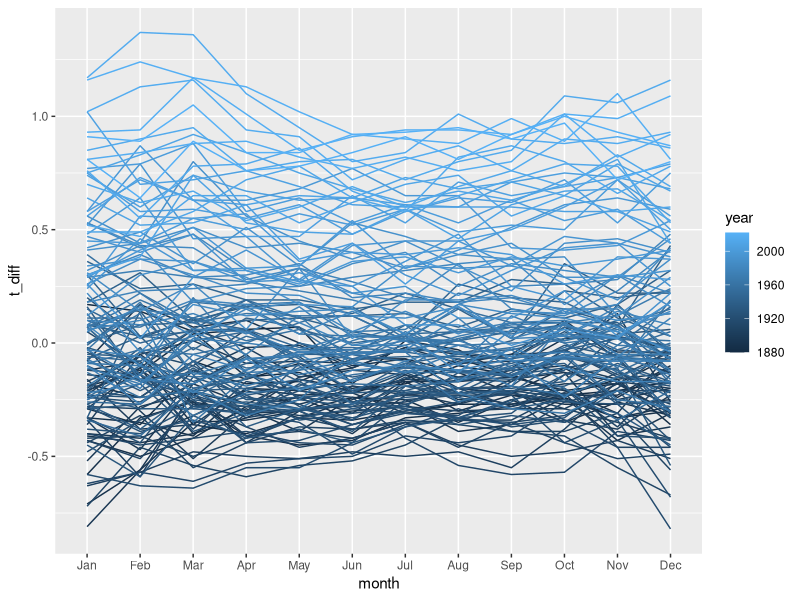
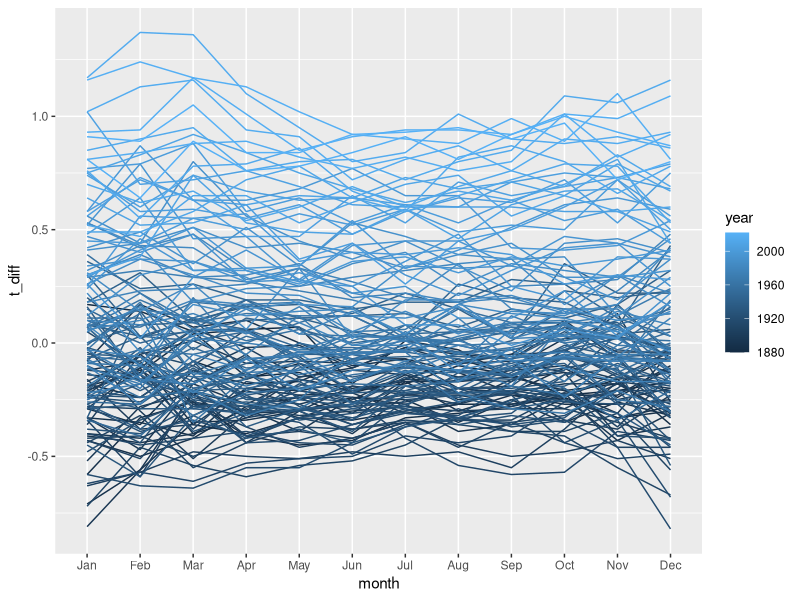

Write R code to recreate these figures, in order.
library(tidyverse)

# 1. First plot
t_diff <- 
  read_csv("data/GLB.Ts+dSST.csv", skip = 1, na = "***") %>% #load CSV file, skip 1st rows
  select(year = Year, month.abb) %>% #month.abb is constant R build-in. which is the same as our datatype
  # Tidy dataframe by converting month in 1 column accept for year
  #Pivot dataframe for all columns except for year column, Give a name of month column
  pivot_longer(-year, names_to = "month", values_to = "t_diff") %>%
  drop_na() %>% #Ignore NA value
  mutate(month = factor(month, levels = month.abb)) #Order months into numerical order rather than alphabit order, define month as a factor
  
  
t_diff %>%
  ggplot(aes(x = month, y = t_diff, group = year, color = year)) +
  geom_line()

# 2. Second plot: There are data in preceding year and next year.
# Need to create 3 separated dataframes

t_diff <- 
  read_csv("data/GLB.Ts+dSST.csv", skip = 1, na = "***") %>% #load CSV file, skip 1st rows
  select(year = Year, month.abb) %>% #month.abb is constant R build-in. which is the same as our datatype
  # Tidy dataframe by converting month in 1 column accept for year
  #Pivot dataframe for all columns except for year column, Give a name of month column
  pivot_longer(-year, names_to = "month", values_to = "t_diff") %>%
  drop_na() %>% #Ignore NA value
  mutate(month = factor(month, levels = month.abb)) #Order months into numerical order rather than alphabit order, define month as a factor

# Create 3 Separated dataframe
# Create dataframe for preceding December
t_diff %>%
  filter(month == "Dec") %>% #Filter December
  mutate(year = year - 1,   #Calculate preceding year by using the original data
         month = "last_Dec") #Rename Dec to last_Dec

#Create dataframe for next Jan
t_diff %>%
  filter(month == "Jan") %>% #Filter January
  mutate(year = year + 1,    # Add extra year
         month = "next_Jan") # Rename it


t_diff %>%
  ggplot(aes(x = month, y = t_diff, group = year, color = year)) +
  geom_line()
